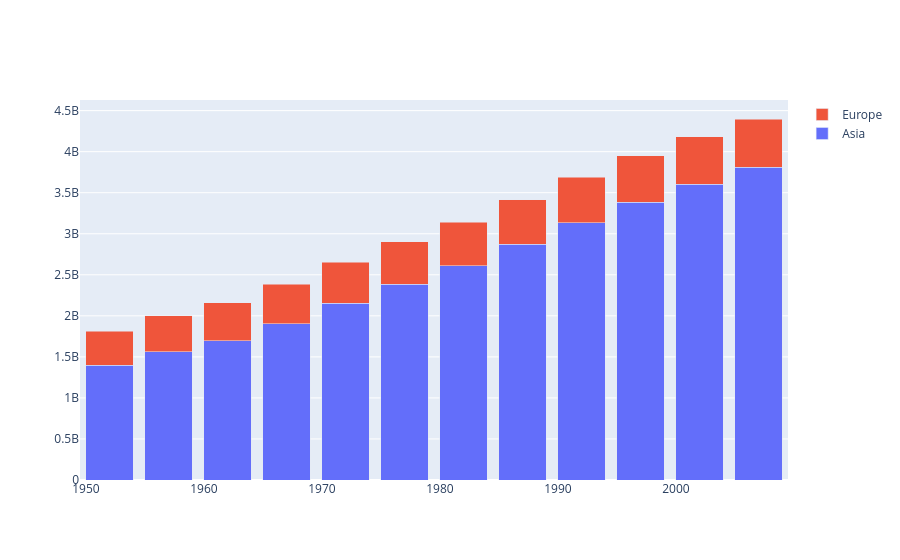

Write notebook code for a chart like this one.
### Code cell
asia = df[df['continent'] == 'Asia'].groupby('year', as_index=False)['pop'].sum()
europe = df[df['continent'] == 'Europe'].groupby('year', as_index=False)['pop'].sum()

fig = go.Figure(data = [go.Bar(name='Asia', x=asia['year'], y=asia['pop']) , go.Bar(name='Europe', x=europe['year'], y=europe['pop'])])
fig.update_layout(barmode = 'stack')
fig.show()

### Figure 1 — Plotly figure (JSON) as saved in the notebook; plotly's stock layout.template omitted (floating-point values rounded to 4 significant figures)
{"data": [{"name": "Asia", "type": "bar", "x": [1952, 1957, 1962, 1967, 1972, 1977, 1982, 1987, 1992, 1997, 2002, 2007], "y": [1395357351, 1562780599, 1696357182, 1905662900, 2150972248, 2384513556, 2610135582, 2871220762, 3133292191, 3383285500, 3601802203, 3811953827]}, {"name": "Europe", "type": "bar", "x": [1952, 1957, 1962, 1967, 1972, 1977, 1982, 1987, 1992, 1997, 2002, 2007], "y": [418120846, 437890351, 460355155, 481178958, 500635059, 517164531, 531266901, 543094160, 558142797, 568944148, 578223869, 586098529]}], "layout": {"barmode": "stack"}}
